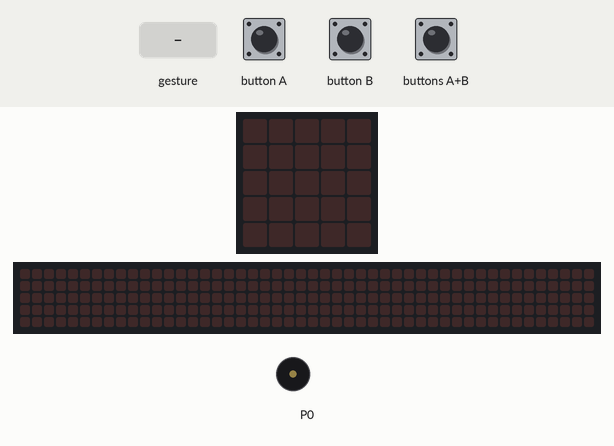
This program was run on a simulated BBC micro:bit (MakeCode). Parts: the board's 5×5 LED display, a strip that is not on the board, showing the scrolling text unrolled, buzzer (waves = sounding). The test bench sets the inputs (shaded band). A tilt is held for 1.5 s and a shake lasts 1 s, then the board lies face up again; the 48×5 strip is a reading aid, not a part: it shows the text the display is scrolling, unrolled, one strip-width of it at a time.

Above: at 1.2 s.
1.3 s: buttons A+B pressed for 0.15 s
At 1.52 s:
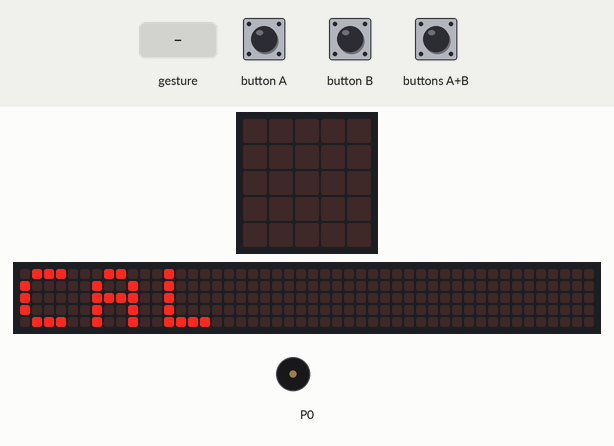
4.3 s: button A pressed for 0.15 s
At 6.42 s:
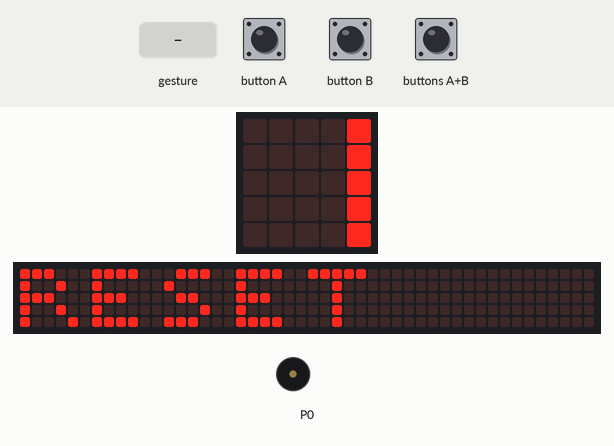
7.4 s: button A pressed for 0.15 s
10.4 s: gesture 'free fall'
At 11.45 s:
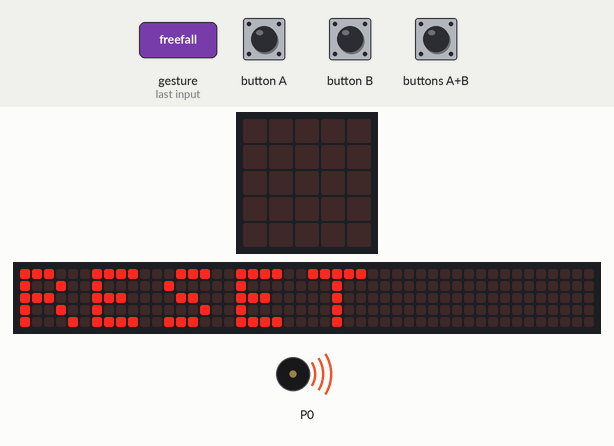
13.4 s: button B pressed 2 times (0.12 s each, 0.3 s apart)
17.0 s: gesture 'shake'
At 28.32 s:
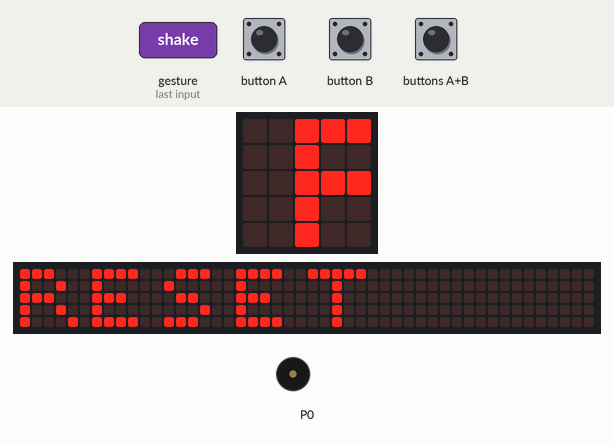
Timing chart, 0 to 29.3 s (numbered marks = the images above; inputs shaded):
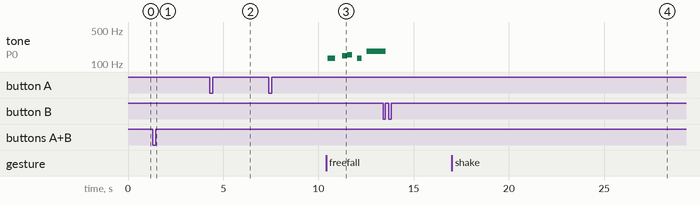

Measured:
- after the input at 1.3 s, the display: changes after 0.15 s (image 1)
- after the input at 4.3 s, the display: first differs from a run without the input after 1.9 s (image 2 shows a later state)
- after the input at 10.4 s, tone on P0: plays 131 Hz for 0.38 s, 147 Hz for 0.26 s, 156 Hz for 0.25 s, 131 Hz for 0.25 s, 185 Hz for 0.86 s, starting after 0.10 s

The program:

main.ts
```typescript
input.onButtonPressed(Button.A, function () {
    steps = 0
    basic.showString("RESET")
})
input.onGesture(Gesture.FreeFall, function () {
    music.startMelody(music.builtInMelody(Melodies.Baddy), MelodyOptions.Once)
})
input.onGesture(Gesture.Shake, function () {
    steps += 1
    basic.showNumber(steps)
    if (steps > 10000) {
        basic.showIcon(IconNames.Heart)
        basic.pause(100)
    }
})
input.onButtonPressed(Button.AB, function () {
    basic.showString("CAL")
    basic.showNumber(0.04 * steps)
    basic.showLeds(`
        . . . . .
        . # . # .
        . . . . .
        # . . . #
        . # # # .
        `)
    basic.pause(100)
    basic.clearScreen()
    for (let index = 0; index < 2; index++) {
        basic.showString("GOOD~")
    }
})
input.onButtonPressed(Button.B, function () {
    basic.showString("TOTAL")
    basic.showNumber(0.7 * steps)
    basic.showLeds(`
        # # . . .
        # # . . .
        # # # # #
        # # # . .
        # # # # #
        `)
    basic.pause(100)
    basic.clearScreen()
    for (let index = 0; index < 2; index++) {
        basic.showString("GREAT!")
    }
})
let steps = 0
steps = 0
```

test.ts
```typescript
// 테스트는 여기로 이동합니다; 이 패키지가 확장으로 사용될 때 컴파일되지 않을 것 입니다.
```
